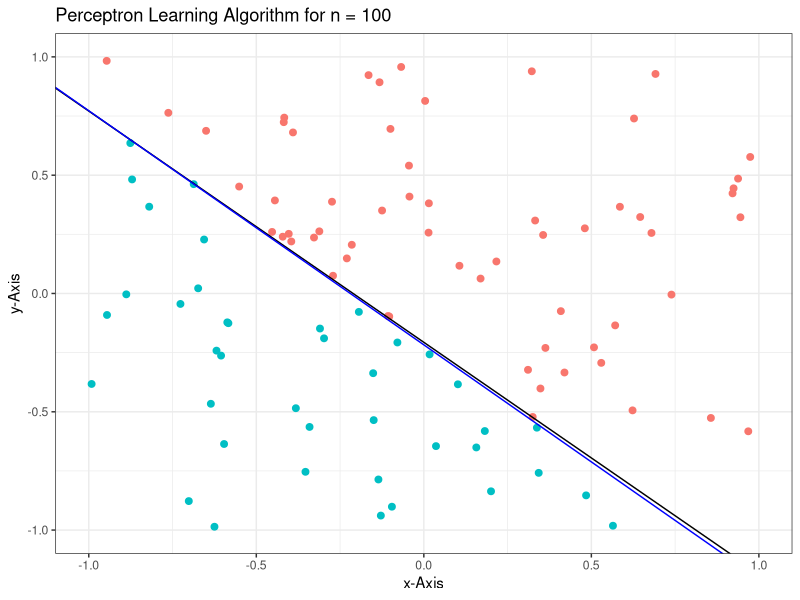

R code for this plot:
## ---- chunk 1
library(ggplot2)
## ---- chunk 2
1 - .55
## ---- chunk 3
no.red <- .45^10  # probability of no red in 10 draws
one.red <- (1 - no.red)^1000  # probability that at least one marble is red in 1000
res <- 1 - one.red  # probability that at least one sample has v = 0
res
## ---- chunk 4
g.matrix <- matrix(
  c(0, 0, 0, 0, 1, 1, 1, 1, 
    0, 0, 1, 1, 0, 0, 1, 1, 
    0, 1, 0, 1, 0, 1, 0, 1,
    1, 1, 1, 1, 1, 1, 1, 1, 
    0, 0, 0, 0, 0, 0, 0, 0, 
    0, 1, 1, 0, 1, 0, 0, 1, 
    1, 0, 0, 1, 0, 1, 1, 0, 
    0, 1, 1, 0, 1, NA, NA, NA),
  nrow = 8,
  ncol = 8)
data <- as.data.frame(g.matrix)
colnames(data) <- c("x.1", "x.2", "x.3", "a", "b", "c", "d", "y.n")

data

count.score <- function(data, column) {
  return(sum(apply(data[, c(1:3)], 2, function(x) sum(x != column))))
}

a.score <- count.score(data, data[4])
b.score <- count.score(data, data[5])
c.score <- count.score(data, data[6])
d.score <- count.score(data, data[7])

cat("a) ", a.score, "\n",
    "b) ", b.score, "\n", 
    "c) ", c.score, "\n",
    "d) ", d.score, sep = "")
## ---- chunk 5
data.generate <- function(n = 10, ext = 1) {
  # Generates uniformly distributed data of n
  # in space [-1, 1] with a random line
  #
  # Args: 
  #   n  :  Number of sample points.
  #   ext:  Border of two-dimensional space [-ext, ext]
  #
  # Returns: 
  #   List with data frame and slope and intercept
  #   of randomly generated line
  #
  # Source:
  #   By CLana: http://pastebin.com/TLv0ZnTb
  
  # Generate uniformly distributed points
  x1 <- runif(n, -ext, ext)
  x2 <- runif(n, -ext, ext)
  
  # Draw a random line in the area
  point1 <- runif(2, -ext, ext)
  point2 <- runif(2, -ext, ext)
  slope <- (point2[2] - point1[2]) / (point2[1] - point1[1])
  intercept <- point1[2] - slope * point1[1]
  
  # Calculate dependent values
  y <- as.numeric(x1 * slope + intercept > x2) * 2 - 1
  
  data = data.frame(x0 = 1, x1, x2, y)
  
  return(list(data = data, slope = slope, intercept = intercept))
}
## ---- chunk 6
PLA <- function(data, max.iter = 2000) {
  # Runs the Perceptron Learning Algorithm to a data set.
  # Weight vectors are all zero at the beginning. 
  #
  # Args: 
  #   data    :   Data frame of points in space [-1, 1].
  #   max.iter:   Maximum of iterations for perceptron algorithm.
  #
  # Returns: 
  #   List with calculated weights of perceptron, number of
  #   counts for the algorithm to finish and data frame with
  #   predicted values. 
  
  count <- 0  # initialize counter
  w <- c(0, 0, 0)  # initialize weights
  
  # Loop until max iterations is reached
  while (count < max.iter) {
    
    # Predict classification of points according to current weights
    h.x <- apply(data[, c(1:3)], 1, function(x) sign(sum(w * x)))
    
    data$h.x <- h.x  # Add predicted values to data frame
    
    # Find misclassified points in data
    misc.points <- data[data$y != data$h.x, ]
    
    if (nrow(misc.points) == 0) {  # there are no more misclassified points
      return(list(w = w, count = count, data = data))  # return result
    } else {  # there are still misclassified points
      
      # Pick a misclassified point randomly
      misc.point <- sample(c(1:nrow(misc.points)), 1) 
      
      # Get the values of the misclassified points
      misc.vector <- as.numeric(misc.points[misc.point, c(1:4)])
      
      # Calculate updated weight vector
      w <- w + misc.vector[4] * misc.vector[c(1:3)]
      
      count <- count + 1  # update counter
    }
  }
  
  return(list(w = w, count = count, data = data))  # return results
}
## ---- chunk 7
simulate <- function(n, iterations) {
  # Simulates PLA of iterations and calculates the mean
  # of trials for data to converge and the mean fraction
  # of misclassified points.
  #
  # Args: 
  #   n         : Number of points generated in space [-1, 1].
  #   iterations: Number of iterations of PlA.
  #
  # Returns: 
  #   None
  
  counter <- c()  # initialize counter
  fractions <- c()  # initialize fractions
  
  # Run loop according to iterations
  for (i in c(1:iterations)) {
    
    # Generate data
    generated.data <- data.generate(n = n)
    pla.model <- PLA(generated.data$data)
    
    # Calculate number of iterations for a random PLA
    counter <- c(counter, pla.model$count)
    
    # Generate random point in space
    random.point <- c(1, runif(2, -1, 1))  
    
    # Predict y of random point according to f
    f.predict <- as.numeric(random.point[2] * generated.data$slope + 
                              generated.data$intercept > 
                              random.point[3]) * 2 - 1
    
    # Predict y of random point according to g
    g.predict <- sign(sum(pla.model$w * random.point))
    
    # Add 1 if f and g disagree on random point to fractions, else 0
    fractions <- c(fractions, f.predict != g.predict)
  }
  
  # Calcuate mean proportion of misclassified points
  fractions <- mean(fractions)
  
  # Output results
  cat("Mean number of iterations: ", mean(counter), "\n",
      "Out of sample error: ", fractions, "\n", sep = "")
}
## ---- chunk 8
generated.data <- data.generate(n = 100)
pla.model <- PLA(generated.data$data)
w <- pla.model$w
w.inter <- (-w[1]) / w[3]
w.slope <- (-w[2]) / w[3]

ggplot(generated.data$data, aes(x = x1, y = x2, colour = as.factor(y))) + 
  geom_point(size = 2) + 
  geom_abline(intercept = generated.data$intercept, slope = generated.data$slope) + 
  geom_abline(intercept = w.inter, slope = w.slope, colour = "blue") + 
  scale_y_continuous(limits = c(-1, 1)) + 
  scale_x_continuous(limits = c(-1, 1)) +
  xlab("x-Axis") + 
  ylab("y-Axis") + 
  ggtitle("Perceptron Learning Algorithm for n = 100") + 
  theme_bw() +
  theme(legend.position = "none")
## ---- chunk 9
simulate(10, 1000)
## ---- chunk 10
simulate(100, 1000)
